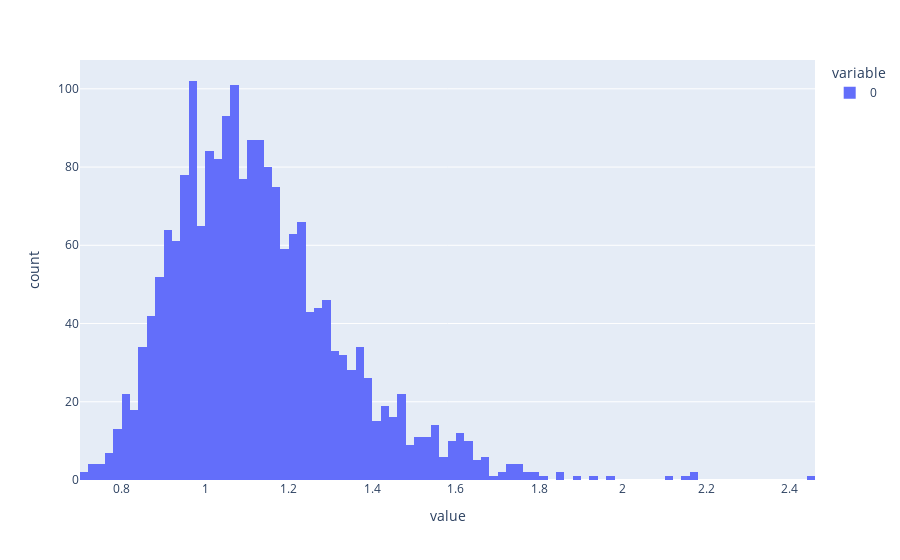

The notebook cell saved with this chart:
### Code cell
px.histogram(ens_difference_list)

### Figure 1 — Plotly figure (JSON) as saved in the notebook; plotly's stock layout.template omitted (floating-point values rounded to 4 significant figures; data arrays with more than 128 entries replaced by an {"elided": "..."} marker saying what was removed)
{"data": [{"alignmentgroup": "True", "bingroup": "x", "hovertemplate": "variable=0<br>value=%{x}<br>count=%{y}<extra></extra>", "legendgroup": "0", "marker": {"color": "#636efa", "pattern": {"shape": ""}}, "name": "0", "offsetgroup": "0", "orientation": "v", "showlegend": true, "type": "histogram", "x": {"elided": "2000 float values"}, "xaxis": "x", "yaxis": "y"}], "layout": {"barmode": "relative", "legend": {"title": {"text": "variable"}, "tracegroupgap": 0}, "margin": {"t": 60}, "xaxis": {"anchor": "y", "domain": [0, 1], "title": {"text": "value"}}, "yaxis": {"anchor": "x", "domain": [0, 1], "title": {"text": "count"}}}}
